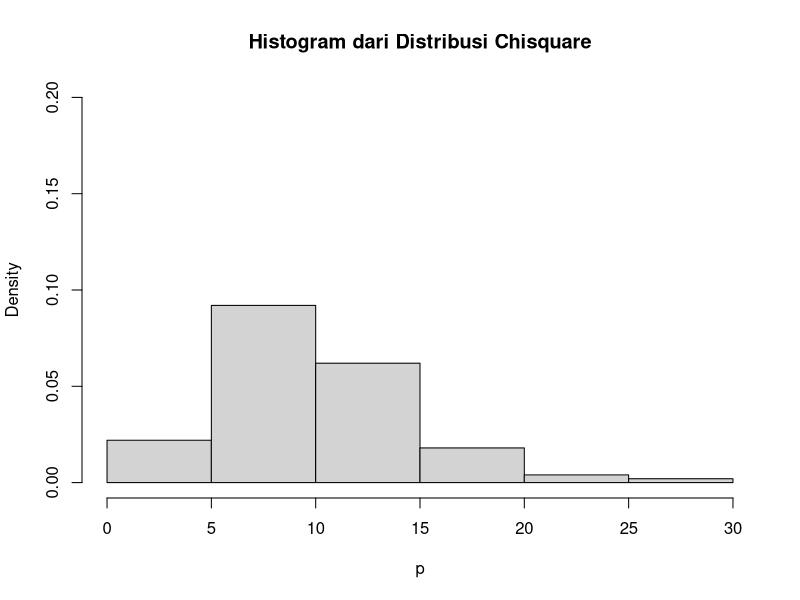

Write the R code that produced this figure.
#Praktikum soal nomor 4

#diketahui nilai x = 2
#nilai v = 10


#sub soal (a)
#Fungsi probabilitas dari Distribusi Chi-Square
x = 2
df = 10
dchisq(x , df)
#didapatkan hasil 0.007664155

#sub soal (b)
#Histogramari dari Distribusi Chi-Square menggunakan 100 data sembarang
p <- rchisq(100,df)

hist(p,
     freq = FALSE,
     xlim = c(0,30),
     ylim = c(0,0.2),
     main = "Histogram dari Distribusi Chisquare")

#sub soal (c)
#Nilai rataan
mean1 = df
mean1

#varian
var1 = 2*df
var1